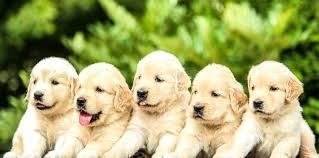
#> input picture images/puppies.jpg, 319 x 158 px
$ jupyter execute --allow-errors imageProcessing.ipynb
#> lines starting #> are read from the running program, lines starting #| are printed output that depends on the picture
[cell 1]
import cv2

# Read an image
image = cv2.imread("images/puppies.jpg")
#> image is the input picture: shape (158, 319, 3); mean B, G, R 110.8, 170.9, 167

if image is not None:
    print("Image loaded successfully!")
else:
    print("Failed to load image.")

[cell 2]
# Display the image
cv2.imshow("Displayed image", image)
cv2.waitKey(0)
cv2.destroyAllWindows()

[cell 3]
# Save the image
cv2.imwrite("images/saved_image.jpg", image)
#> Out = True

[cell 4]
# Resize an image by specifying exact dimension
new_width, new_height = 800, 600
resized_image = cv2.resize(image, (new_width, new_height))
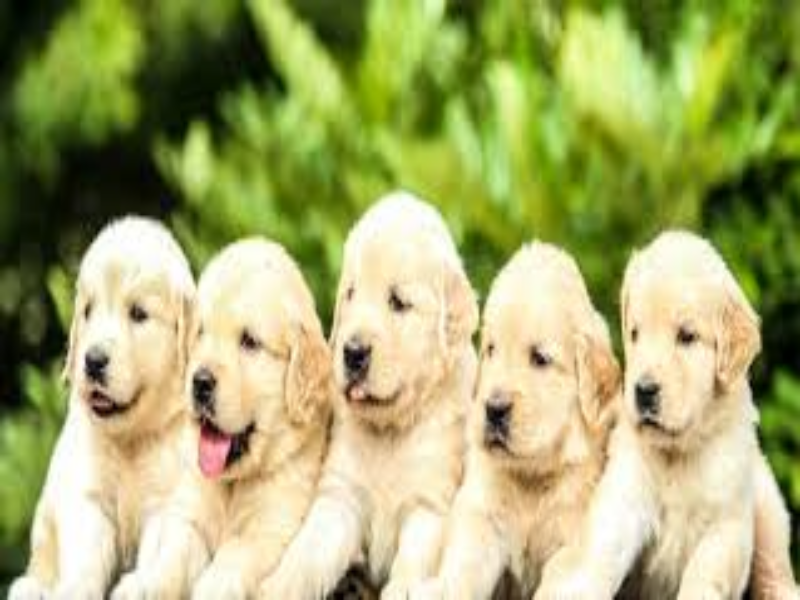
#> resized_image: shape (600, 800, 3); mean B, G, R 110.6, 170.8, 166.9

# Display the image after resized by specifying exact dimension
cv2.imshow("Displayed image", resized_image)
cv2.waitKey(0)
cv2.destroyAllWindows()

[cell 5]
# Resize an image by specifying scaling factor
scale_percent = 50
width = int(image.shape[1] * scale_percent / 100)
#> width = 159
height = int(image.shape[0] * scale_percent / 100)
#> height = 79

resized_image_by_scale_factor = cv2.resize(image, (width, height))
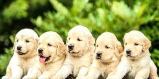
#> resized_image_by_scale_factor: shape (79, 159, 3); mean B, G, R 110.6, 170.9, 166.9

# Display the image after resized by specifying scale factor
cv2.imshow("Diaplayed image", resized_image_by_scale_factor)
cv2.waitKey(0)
cv2.destroyAllWindows()

[cell 6]
# Rotate the image 90 degrees clockwise
center = (resized_image.shape[1]/2, resized_image.shape[0]/2)
#> center = (400, 300)
angle = 90
scale = 1.0

rotated_matrix = cv2.getRotationMatrix2D(center, angle, scale)
rotated_image = cv2.warpAffine(resized_image, rotated_matrix, (resized_image.shape[1], resized_image.shape[0]))
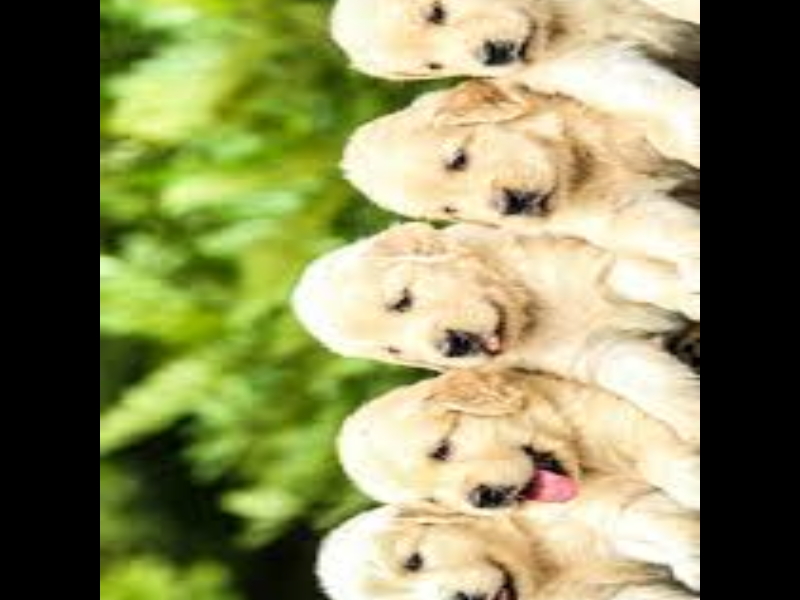
#> rotated_image: shape (600, 800, 3); mean B, G, R 91, 137, 136.1

cv2.imshow("Rotated image", rotated_image)
cv2.waitKey(0)
cv2.destroyAllWindows()

[cell 7]
# Cropping an image
# Define the region of interest (ROI) coordinates
start_row, start_col = 100, 100 # Starting coordinated for ROI
end_row, end_col = 400, 400 # Ending coordinates for ROI

# Crop the image using the array slicing
#> (the rest of this cell did not finish here and is left out)

[cell 8]
image

[cell 9]
import pandas as pd
import matplotlib.pyplot as plt

pd.Series(image.flatten()).plot(kind='hist', bins=50, title='Distribution of Pixel Values', color='black')
plt.show()
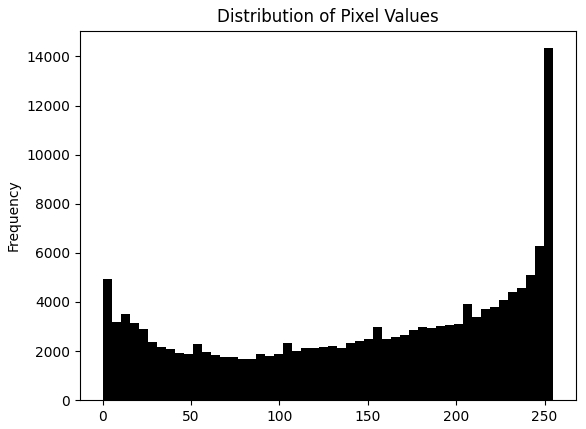
#> figure drawn by matplotlib, 1 panel; tallest bar 14336 high, from x = 249.9 to 255

$ run again, with images/dog.jpg copied over images/puppies.jpg
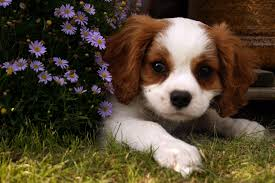
#> input picture images/dog.jpg, 275 x 183 px
#> image is the input picture: shape (183, 275, 3); mean B, G, R 48.7, 67.6, 80.9
#> Out = True
#> `rotated_image = cv2.warpAffine(resized_image, rotated_matrix, (resized..`:
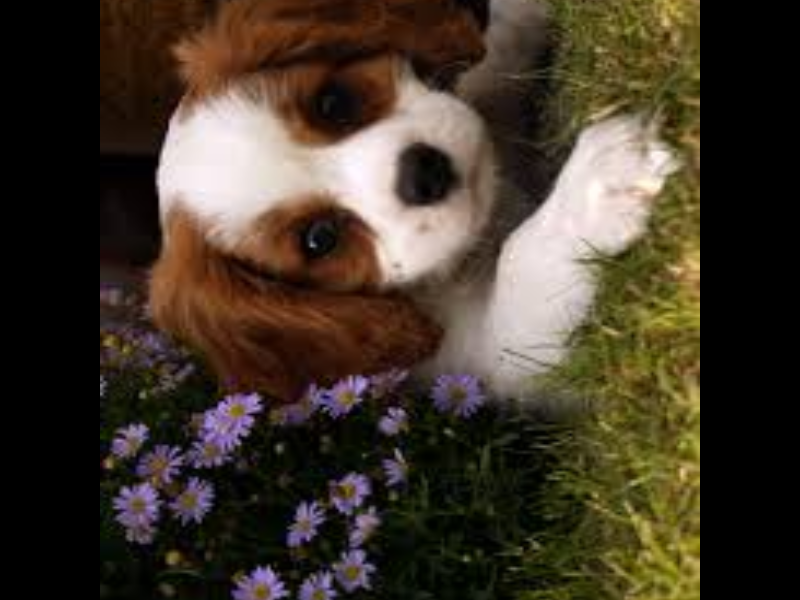
#> rotated_image: shape (600, 800, 3); mean B, G, R 42.7, 55.8, 66.6
#> `plt.show()`:
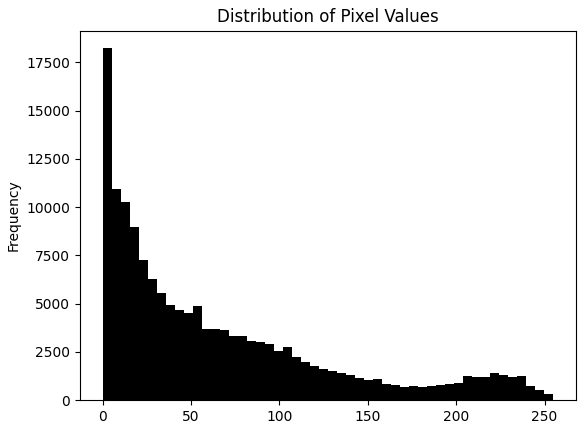
#> figure drawn by matplotlib, 1 panel; tallest bar 18229 high, from x = 0 to 5.1
